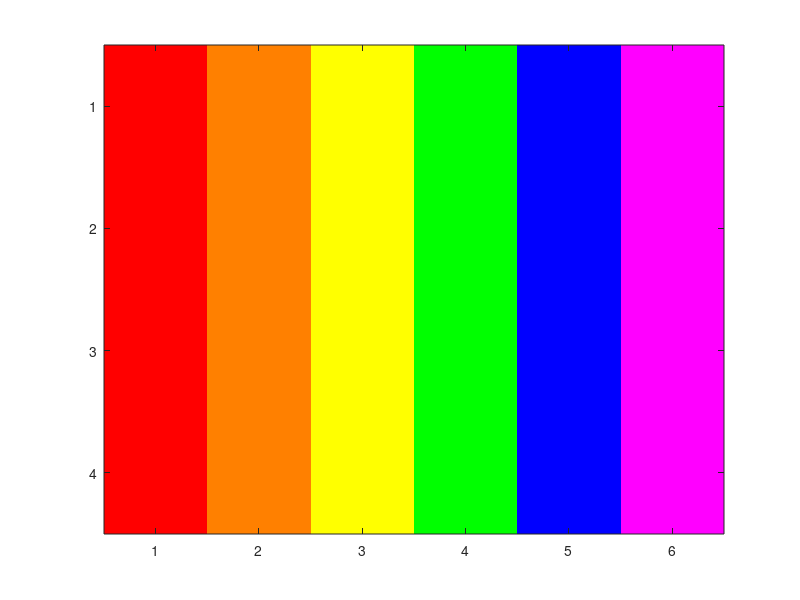

Recreate this plot in MATLAB.
%This script will make a 4x6x3 matrix with each column as a single color in
%rainbow order.

%{Ben Hagenau, SID: 105932529, CSCI 1320, lab 5, Section: 302%}
%{Last edited: 2/16/16%}

%below is the image that will be made without using for loops.
%x(:,:,1)=[1,1,1,0,0,1; 1,1,1,0,0,1; 1,1,1,0,0,1];
%x(:,:,2)=[0,.5,1,1,0,0; 0,.5,1,1,0,0; 0,.5,1,1,0,0];
%x(:,:,3)=[0,0,0,0,1,1; 0,0,0,0,1,1; 0,0,0,0,1,1];

%clear the command window and the workspace
clc 
clear 
%stragey: create each 2D layer one at a time. All rows on each layer are
%the same so the number of imbeded for loops used for each row is defined
%by the number of times that the element value changes. After each layer of
%matrix x is made reshape it to be 4x6 with the built in repmat() function.

%create the first layer so that each row is [1,1,1,0,0,1]. Define the first
%three elements as 1, then define elemens four and five as 0, then define element
%six as 1.
for a=1:3
    x(:,a,1)=[1];
    for b=4:5;
        x(:,b,1)=[0];
        for c=6;
            x(:,c,1)=[1];
%create the second layer so that each row is [0,.5,1,1,0,0]. Define the
%first element as 0. Then define element two as .5. Then define element
%three and four as 1. Then define element five and six as 0.
            for d=1;
                x(:,d,2)=[0];
                for e=2;
                    x(:,e,2)=[.5];
                    for f=3:4;
                        x(:,f,2)=[1];
                        for g=5:6;
                            x(:,g,2)=[0];
%create the third layer so that each row is [0,0,0,0,1,1]. Define the first
%four elements as 0. Then define the last two elements as 1. 
                            for h=1:4;
                                x(:,h,3)=[0];
                                for i=5:6;
                                    x(:,i,3)=[1];
                                end
                            end
                        end
                    end
                end
            end
        end
    end
end
%Replicate this 1x6x3 matrix four times veritically so that it becomes a
%4x6x3 matrix. Then produce the image using the built in image() function
y=repmat(x,4,1);
imagesc(y)